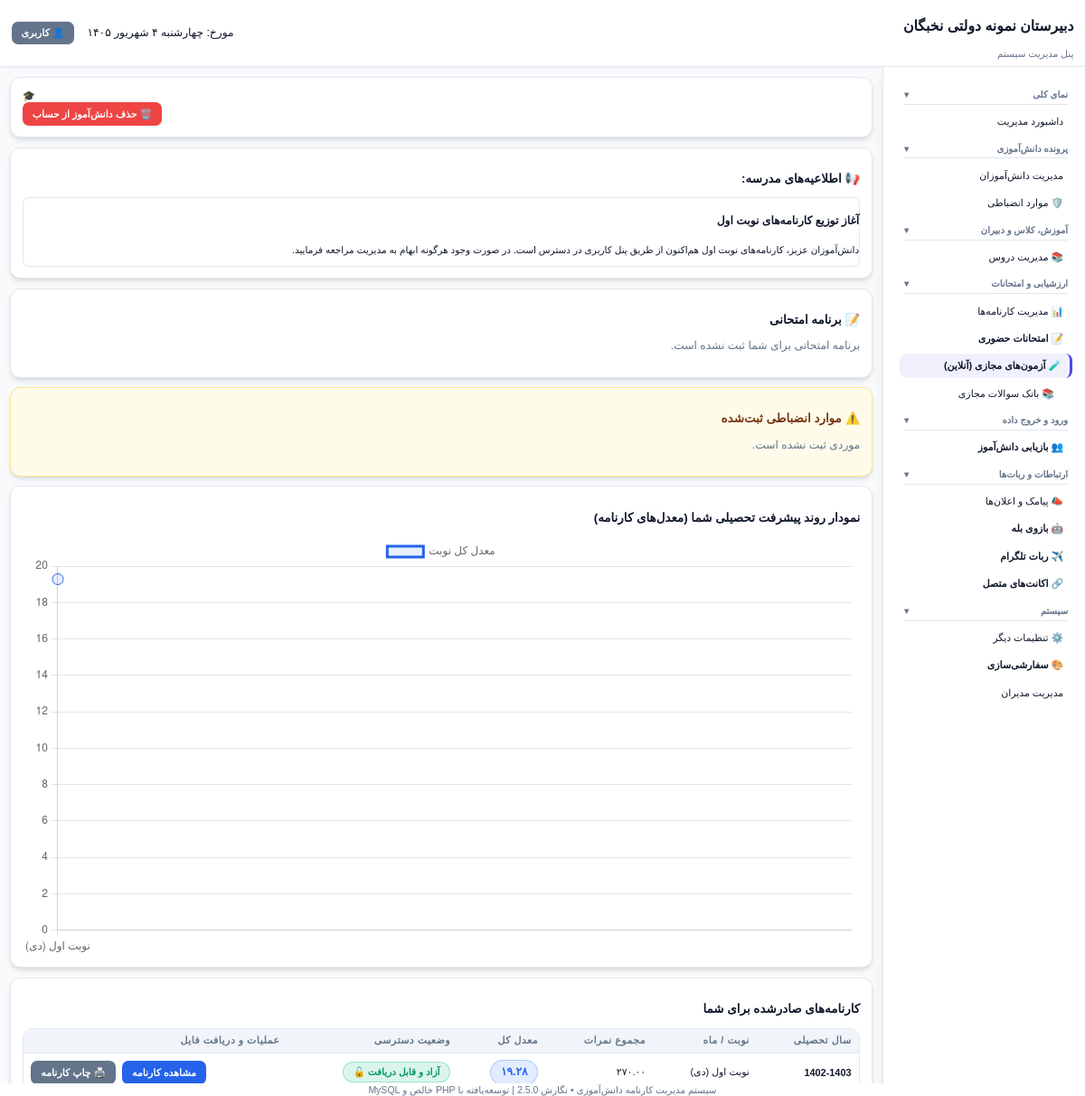
The page /student-panel.php (signed in) on the database its author committed.
### tables this page shows
CREATE TABLE IF NOT EXISTS `settings` (
  `key_name` varchar(100) NOT NULL,
  `key_value` text DEFAULT NULL,
  PRIMARY KEY (`key_name`)
);

CREATE TABLE IF NOT EXISTS `notifications` (
  `id` int(11) NOT NULL AUTO_INCREMENT,
  `title` varchar(200) NOT NULL,
  `message` text NOT NULL,
  `target_type` enum('all','class','student') NOT NULL DEFAULT 'all',
  `target_value` varchar(100) DEFAULT NULL,
  `created_by` varchar(100) DEFAULT 'مدیریت سیستم',
  `created_at` datetime DEFAULT CURRENT_TIMESTAMP,
  PRIMARY KEY (`id`)
);

CREATE TABLE IF NOT EXISTS `reports` (
  `id` int(11) NOT NULL AUTO_INCREMENT,
  `student_id` int(11) NOT NULL,
  `class_name` varchar(100) DEFAULT NULL,
  `academic_year` varchar(20) NOT NULL DEFAULT '1402-1403',
  `term` varchar(50) NOT NULL DEFAULT 'نوبت اول',
  `report_month` varchar(50) DEFAULT 'مهر',
  `total_score` decimal(6,2) DEFAULT 0.00,
  `gpa` decimal(5,2) DEFAULT 0.00,
  `discipline_score` decimal(5,2) DEFAULT NULL,
  `rank_in_class` int(11) DEFAULT NULL,
  `rank_in_grade` int(11) DEFAULT NULL,
  `teacher_comments` text DEFAULT NULL,
  `is_locked` tinyint(1) NOT NULL DEFAULT 0,
  `created_at` datetime DEFAULT CURRENT_TIMESTAMP,
  PRIMARY KEY (`id`),
  KEY `student_id` (`student_id`)
);

### student-panel.php (the view, shortened to what the rows shown need)
<?php
require_once __DIR__ . '/includes/auth.php';
$studentId = $_SESSION['student_id'];
$student = DB::fetch("SELECT * FROM students WHERE id = ?", [$studentId]);
require_once __DIR__ . '/includes/header.php';
$reports = DB::fetchAll("SELECT * FROM reports WHERE student_id = ? ORDER BY id DESC", [$studentId]);
$notifs = DB::fetchAll("SELECT * FROM notifications WHERE target_type = 'all' OR (target_type = 'class' AND target_value = ?) ORDER BY id DESC LIMIT 5", [$student['class_name']]);
$chartLabels = [];
$chartGpas   = [];
foreach (array_reverse($reports) as $rep) {
    if (!$rep['is_locked']) {
        $chartLabels[] = clean($rep['term'] . ' (' . $rep['report_month'] . ')');
        $chartGpas[]   = (float)$rep['gpa'];
    }
}
?>
<div class="space-y-6">
    <?php if (!empty($notifs)): ?>
    <div class="card border-blue-200 bg-blue-50 space-y-3">
        <?php foreach ($notifs as $nt): ?>
        <div class="p-3 bg-white rounded border border-blue-100 text-sm">
            <h4 class="font-bold text-blue-800"><?php echo clean($nt['title']); ?></h4>
            <p class="text-xs text-gray-600 mt-1"><?php echo nl2br(clean($nt['message'])); ?></p>
        </div>
        <?php endforeach; ?>
    </div>
    <?php endif; ?>
    <div class="card">
        <div class="table-container">
            <table>
                <thead>
                    <tr>
                        <th>سال تحصیلی</th>
                        <th>نوبت / ماه</th>
                        <th>مجموع نمرات</th>
                        <th>معدل کل</th>
                        <th>وضعیت دسترسی</th>
                        <th>عملیات و دریافت فایل</th>
                    </tr>
                </thead>
                <tbody>
                    <?php foreach ($reports as $rep): ?>
                    <tr>
                        <td class="font-bold"><?php echo clean($rep['academic_year']); ?></td>
                        <td><?php echo clean($rep['term'] . ' (' . $rep['report_month'] . ')'); ?></td>
                        <td><?php echo format_score($rep['total_score']); ?></td>
                        <td>
                            <?php if ($rep['is_locked']): ?>
                                <span class="text-muted">---</span>
                            <?php else: ?>
                                <span class="badge badge-info text-sm"><?php echo format_score($rep['gpa']); ?></span>
                            <?php endif; ?>
                        </td>
                        <td>
                            <?php if ($rep['is_locked']): ?>
                                <span class="badge badge-danger">مشاهده مسدود است 🔒</span>
                            <?php else: ?>
                                <span class="badge badge-success">آزاد و قابل دریافت 🔓</span>
                            <?php endif; ?>
                        </td>
                        <td>
                            <?php if ($rep['is_locked']): ?>
                                <span class="text-xs text-red-600">به دلیل امور اداری/مالی مسدود است.</span>
                            <?php else: ?>
                                <div class="flex gap-2 justify-end">
                                    <a href="report-view.php?id=<?php echo $rep['id']; ?>" class="btn btn-primary text-xs px-3 py-1">مشاهده کارنامه</a>
                                    <a href="report-print.php?id=<?php echo $rep['id']; ?>&pt=<?php echo urlencode(make_report_print_token($rep['id'], $studentId)); ?>" target="_self" class="btn btn-secondary text-xs px-3 py-1">🖨️ چاپ کارنامه</a>
                                </div>
                            <?php endif; ?>
                        </td>
                    </tr>
                    <?php endforeach; if (empty($reports)): ?>
                    <tr><td colspan="6" class="text-center text-muted py-6">هنوز کارنامه‌ای برای شما صادر نشده است.</td></tr>
                    <?php endif; ?>
                </tbody>
            </table>
        </div>
    </div>
</div>
<script>
document.addEventListener('DOMContentLoaded', function() {
    if (typeof Chart !== 'undefined') {
        const ctx = document.getElementById('studentProgressChart');
        if (ctx) {
            new Chart(ctx, {
                type: 'line',
                data: {
                    labels: <?php echo json_encode($chartLabels, JSON_UNESCAPED_UNICODE); ?>,
                    datasets: [{
                        label: 'معدل کل نوبت',
                        data: <?php echo json_encode($chartGpas); ?>,
                        borderColor: '#2563eb',
                        backgroundColor: 'rgba(37, 99, 235, 0.1)',
                        fill: true,
                        tension: 0.3,
                        pointRadius: 6,
                        pointHoverRadius: 8
                    }]
                },
                options: {
                    responsive: true,
                    scales: { y: { min: 0, max: 20 } }
                }
            });
        }
    }
});
</script>
<?php require_once __DIR__ . '/includes/footer.php'; ?>

### includes/header.php (shortened to what the rows shown need)
<?php
require_once __DIR__ . '/auth.php';
$schoolName = get_setting('school_name', 'سیستم مدیریت کارنامه دانش‌آموزی');
?>
<!DOCTYPE html>
<html lang="fa" dir="rtl">
<head>
    <link rel="stylesheet" href="assets/css/style.css">
</head>
<body class="bg-body text-main min-h-screen flex flex-col font-sans">
<?php if (is_admin_logged_in() || is_student_logged_in() || (function_exists('is_teacher_logged_in') && is_teacher_logged_in())): ?>
<header class="navbar flex items-center justify-between px-6 py-4 border-b border-color bg-card shadow-sm">
    <div class="flex items-center gap-4">
        <div><h1 class="text-lg font-bold"><?php echo clean($schoolName); ?></h1><span class="text-xs text-muted"><?php echo is_admin_logged_in() ? 'پنل مدیریت سیستم' : (is_student_logged_in() ? 'پنل دانش‌آموزی' : 'پنل دبیران'); ?></span></div>
    </div>
    <div class="flex items-center gap-4">
        <span class="text-sm font-medium">مورخ: <?php echo jdate('l j F Y'); ?></span>
        <div class="user-menu-wrap">
            <button type="button" class="btn btn-secondary user-menu-btn" onclick="document.body.classList.toggle('user-menu-open')">👤 کاربری</button>
        </div>
    </div>
</header>
<div class="flex flex-1">
    <?php if (is_admin_logged_in()): ?>
    <aside class="sidebar w-64 bg-card border-l border-color p-4 flex flex-col gap-1.5 shrink-0 shadow-lg">
        <div class="sidebar-scroll">
        <div class="sidebar-section-title">نمای کلی</div>
        <a href="index.php?view=dashboard" class="sidebar-item <?php echo (!isset($_GET['view']) || $_GET['view'] == 'dashboard') && basename($_SERVER['PHP_SELF']) == 'index.php' ? 'active' : ''; ?>">داشبورد مدیریت</a>
        <?php if (has_permission('manage_students')): ?>
            <div class="sidebar-section-title">پرونده دانش‌آموزی</div>
            <a href="students.php" class="sidebar-item <?php echo basename($_SERVER['PHP_SELF']) == 'students.php' ? 'active' : ''; ?>">مدیریت دانش‌آموزان</a>
            <a href="deputy-panel.php" class="sidebar-item <?php echo basename($_SERVER['PHP_SELF']) == 'deputy-panel.php' ? 'active' : ''; ?>">🛡️ موارد انضباطی</a>
        <?php endif; ?>
        <?php if (has_permission('manage_classes')): ?>
            <div class="sidebar-section-title">آموزش، کلاس و دبیران</div>
            <a href="courses-management.php" class="sidebar-item <?php echo in_array(basename($_SERVER['PHP_SELF']), ['courses-management.php','classes.php','import-teachers.php','import-schedule.php']) ? 'active' : ''; ?>">📚 مدیریت دروس</a>
        <?php endif; ?>
        <?php if (has_permission('manage_reports')): ?>
            <div class="sidebar-section-title">ارزشیابی و امتحانات</div>
            <a href="reports-management.php" class="sidebar-item <?php echo in_array(basename($_SERVER['PHP_SELF']), ['reports-management.php','reports.php','import.php','analytics.php']) ? 'active' : ''; ?>">📊 مدیریت کارنامه‌ها</a>
            <a href="exams.php" class="sidebar-item font-bold text-rose-600 <?php echo basename($_SERVER['PHP_SELF']) == 'exams.php' ? 'active' : ''; ?>">📝 امتحانات حضوری</a>
            <a href="online-exams.php" class="sidebar-item font-bold text-indigo-600 <?php echo in_array(basename($_SERVER['PHP_SELF']), ['online-exams.php','online-exam-form.php','online-exam-questions.php','online-exam-monitor.php','online-exam-results.php','online-exam-result.php','online-exam-grading.php','online-exam-categories.php']) ? 'active' : ''; ?>" style="background:rgba(79,70,229,0.08);border-right:3px solid #4f46e5;">🧪 آزمون‌های مجازی (آنلاین)</a>
            <a href="online-question-bank.php" class="sidebar-item text-purple-600 <?php echo basename($_SERVER['PHP_SELF']) == 'online-question-bank.php' ? 'active' : ''; ?>" style="padding-right:20px;">📚 بانک سوالات مجازی</a>
        <?php endif; ?>
        <?php if (has_permission('import_data')): ?>
            <div class="sidebar-section-title">ورود و خروج داده</div>
            <a href="student-recovery.php" class="sidebar-item font-bold text-green-700 <?php echo in_array(basename($_SERVER['PHP_SELF']), ['student-recovery.php','import-students.php','import-photos.php']) ? 'active' : ''; ?>">👥 بازیابی دانش‌آموز</a>
        <?php endif; ?>
        <?php if (has_permission('send_sms')): ?>
            <div class="sidebar-section-title">ارتباطات و ربات‌ها</div>
            <a href="messages-management.php" class="sidebar-item <?php echo in_array(basename($_SERVER['PHP_SELF']), ['messages-management.php','notifications.php','sms-panel.php']) ? 'active' : ''; ?>">📣 پیامک و اعلان‌ها</a>
            <a href="bale-bot.php" class="sidebar-item font-bold text-teal-600 <?php echo basename($_SERVER['PHP_SELF']) == 'bale-bot.php' ? 'active' : ''; ?>">🤖 بازوی بله</a>
            <a href="telegram-bot.php" class="sidebar-item font-bold text-sky-600 <?php echo basename($_SERVER['PHP_SELF']) == 'telegram-bot.php' ? 'active' : ''; ?>">✈️ ربات تلگرام</a>
            <a href="bot-accounts.php" class="sidebar-item font-bold text-cyan-600 <?php echo basename($_SERVER['PHP_SELF']) == 'bot-accounts.php' ? 'active' : ''; ?>">🔗 اکانت‌های متصل</a>
        <?php endif; ?>
        <div class="sidebar-section-title">سیستم</div>
        <a href="other-settings.php" class="sidebar-item <?php echo in_array(basename($_SERVER['PHP_SELF']), ['other-settings.php','backups.php','activity-logs.php','migration-updater.php']) ? 'active' : ''; ?>">⚙️ تنظیمات دیگر</a>
        <?php if (has_permission('system_settings')): ?><a href="settings.php" class="sidebar-item font-semibold text-amber-600 <?php echo basename($_SERVER['PHP_SELF']) == 'settings.php' ? 'active' : ''; ?>">🎨 سفارشی‌سازی</a><?php endif; ?>
        <?php if (($_SESSION['admin_role'] ?? '') === 'super_admin'): ?><a href="admins.php" class="sidebar-item text-purple-600 <?php echo basename($_SERVER['PHP_SELF']) == 'admins.php' ? 'active' : ''; ?>">مدیریت مدیران</a><?php endif; ?>
        </div>
    </aside>
    <?php endif; ?>
    <main class="flex-1 p-6 overflow-y-auto">
<?php else: ?>
    <main class="flex-1 flex items-center justify-center p-6">
<?php endif; ?>

### includes/footer.php (shortened to what the rows shown need)
<?php if (is_admin_logged_in() || is_student_logged_in()): ?>
    </main>
</div>
<?php else: ?>
    </main>
<?php endif; ?>
<footer class="py-4 px-6 border-t border-color bg-card text-center text-xs text-muted mt-auto">
    <span>سیستم مدیریت کارنامه دانش‌آموزی &bull; نگارش <?php echo clean(get_setting('system_version', '2.5.0')); ?></span>
    <span class="mx-2">|</span>
    <span>توسعه‌یافته با PHP خالص و MySQL</span>
</footer>
</body>
</html>

### rows shown on the page
settings: key_value "دبیرستان نمونه دولتی نخبگان"
notifications: title "آغاز توزیع کارنامه‌های نوبت اول", message "دانش‌آموزان عزیز، کارنامه‌های نوبت اول هم‌اکنون از طریق پنل کاربری در دسترس است. در صورت وجود هرگونه ابهام به مدیریت مراجعه فرمایید."
reports: academic_year "1402-1403", term+report_month "نوبت اول (دی)", total_score "۲۷۰.۰۰", gpa "۱۹.۲۸", is_locked "آزاد و قابل دریافت 🔓"
settings: key_value "2.5.0"

### other values the page prints
jdate('l j F Y') "چهارشنبه ۴ شهریور ۱۴۰۵"
chart data {{ json_encode($chartGpas) }} [19.28]
